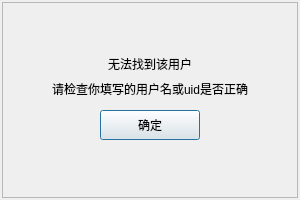
<?xml version="1.0" encoding="UTF-8"?>
<ui version="4.0">
 <class>FindFailDialog</class>
 <widget class="QDialog" name="FindFailDialog">
  <property name="geometry">
   <rect>
    <x>0</x>
    <y>0</y>
    <width>300</width>
    <height>200</height>
   </rect>
  </property>
  <property name="windowTitle">
   <string>Dialog</string>
  </property>
  <layout class="QVBoxLayout" name="verticalLayout">
   <property name="leftMargin">
    <number>2</number>
   </property>
   <property name="topMargin">
    <number>2</number>
   </property>
   <property name="rightMargin">
    <number>2</number>
   </property>
   <property name="bottomMargin">
    <number>2</number>
   </property>
   <item>
    <widget class="QFrame" name="find_fail_frame">
     <property name="frameShape">
      <enum>QFrame::Shape::StyledPanel</enum>
     </property>
     <property name="frameShadow">
      <enum>QFrame::Shadow::Raised</enum>
     </property>
     <layout class="QVBoxLayout" name="verticalLayout_2">
      <property name="spacing">
       <number>0</number>
      </property>
      <property name="leftMargin">
       <number>0</number>
      </property>
      <property name="topMargin">
       <number>0</number>
      </property>
      <property name="rightMargin">
       <number>0</number>
      </property>
      <property name="bottomMargin">
       <number>0</number>
      </property>
      <item>
       <spacer name="verticalSpacer">
        <property name="orientation">
         <enum>Qt::Orientation::Vertical</enum>
        </property>
        <property name="sizeHint" stdset="0">
         <size>
          <width>20</width>
          <height>40</height>
         </size>
        </property>
       </spacer>
      </item>
      <item>
       <widget class="QLabel" name="fail_tip">
        <property name="minimumSize">
         <size>
          <width>0</width>
          <height>25</height>
         </size>
        </property>
        <property name="maximumSize">
         <size>
          <width>16777215</width>
          <height>25</height>
         </size>
        </property>
        <property name="text">
         <string>无法找到该用户</string>
        </property>
        <property name="alignment">
         <set>Qt::AlignmentFlag::AlignCenter</set>
        </property>
       </widget>
      </item>
      <item>
       <widget class="QLabel" name="fail_tip2">
        <property name="minimumSize">
         <size>
          <width>0</width>
          <height>25</height>
         </size>
        </property>
        <property name="maximumSize">
         <size>
          <width>16777215</width>
          <height>25</height>
         </size>
        </property>
        <property name="text">
         <string>请检查你填写的用户名或uid是否正确</string>
        </property>
        <property name="alignment">
         <set>Qt::AlignmentFlag::AlignCenter</set>
        </property>
       </widget>
      </item>
      <item>
       <widget class="QWidget" name="widget" native="true">
        <layout class="QHBoxLayout" name="horizontalLayout">
         <item>
          <widget class="MyClickedBtn" name="fail_sure_btn">
           <property name="minimumSize">
            <size>
             <width>100</width>
             <height>30</height>
            </size>
           </property>
           <property name="maximumSize">
            <size>
             <width>100</width>
             <height>30</height>
            </size>
           </property>
           <property name="text">
            <string>确定</string>
           </property>
          </widget>
         </item>
        </layout>
       </widget>
      </item>
      <item>
       <spacer name="verticalSpacer_2">
        <property name="orientation">
         <enum>Qt::Orientation::Vertical</enum>
        </property>
        <property name="sizeHint" stdset="0">
         <size>
          <width>20</width>
          <height>40</height>
         </size>
        </property>
       </spacer>
      </item>
     </layout>
    </widget>
   </item>
  </layout>
 </widget>
 <customwidgets>
  <customwidget>
   <class>MyClickedBtn</class>
   <extends>QPushButton</extends>
   <header>myclickedbtn.h</header>
  </customwidget>
 </customwidgets>
 <resources/>
 <connections/>
</ui>
